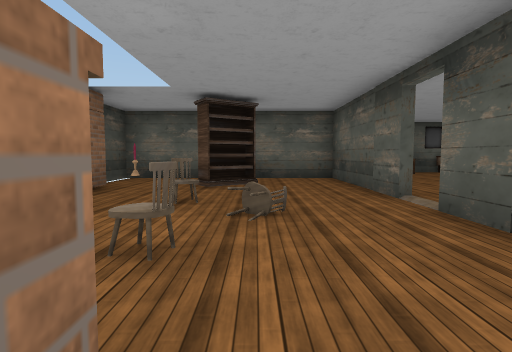
View 1 (above)

19 first-person views from a walk through a 3-D level made in the Unity game engine. The camera is 1.3 m above the floor, tilts 4° down and sees 80° across. The floor is counted in squares, 2 m on a side. Each view is taken from the middle of a square. On the plan, view 1 faces up. The plan holds only what a view shows up to about 10 squares ahead; the rest is blank. The place goes on beyond the plan. The player is left out. Some surface patterns are stand-ins.

View 2
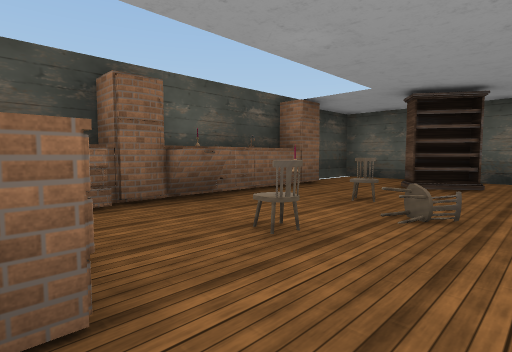

View 3
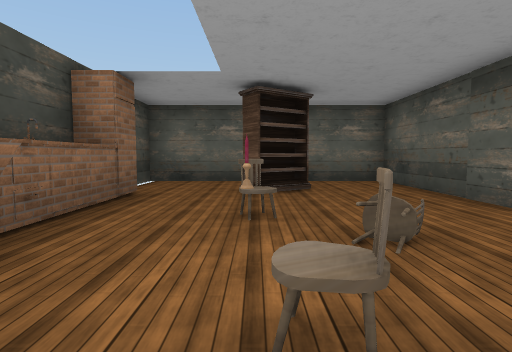

View 4
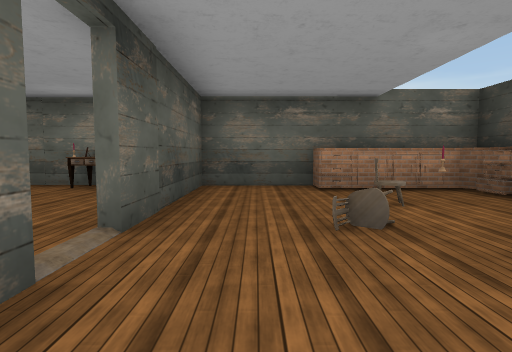

View 5
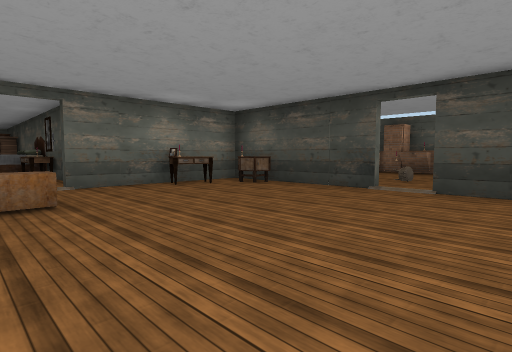

View 6
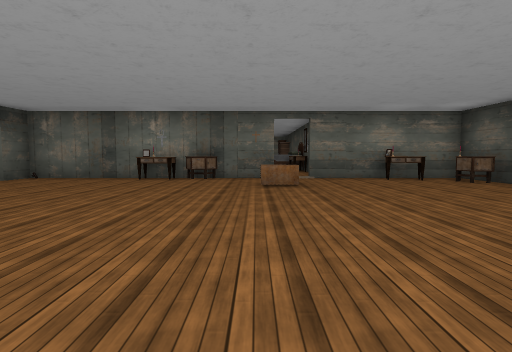

View 7
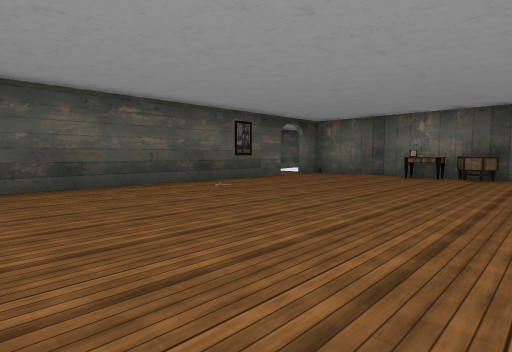

View 8
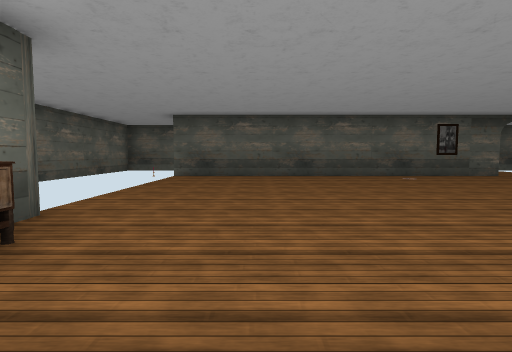

View 9
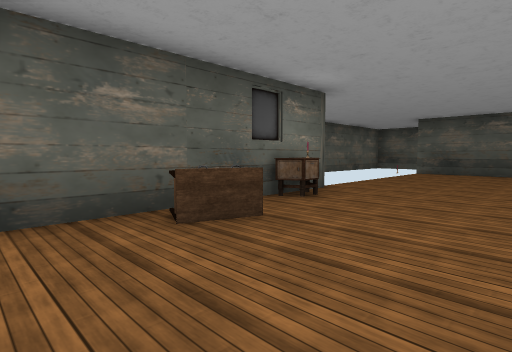

View 10
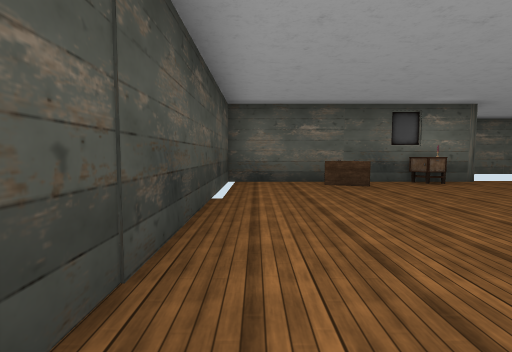

View 11
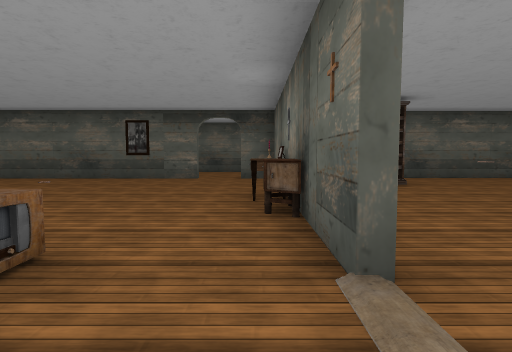

View 12
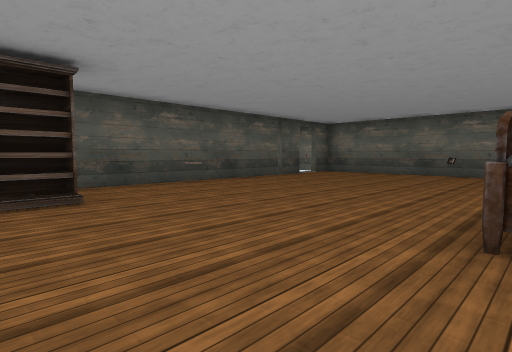

View 13
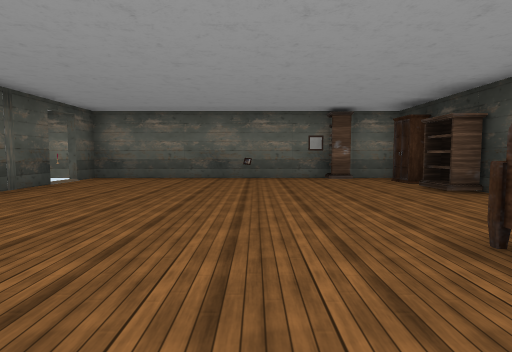

View 14
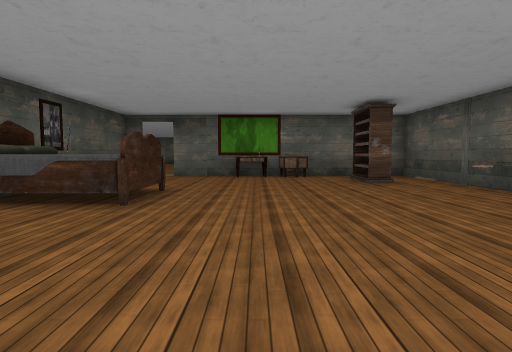

View 15
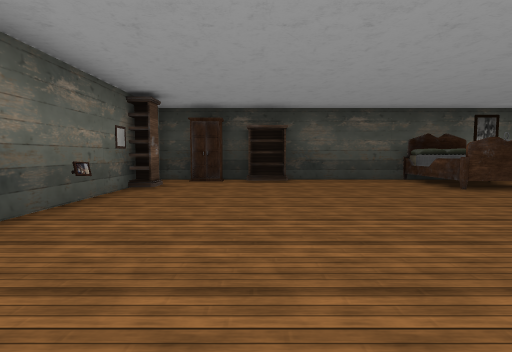

View 16
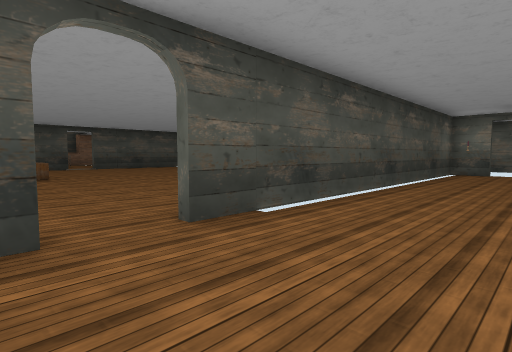

View 17
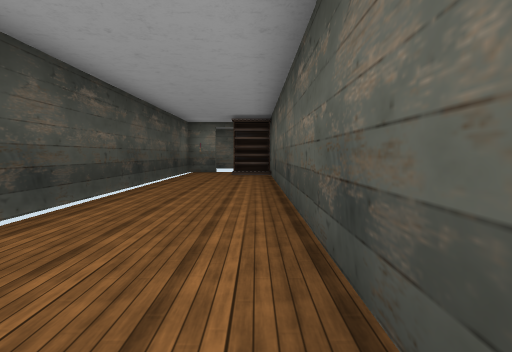

View 18
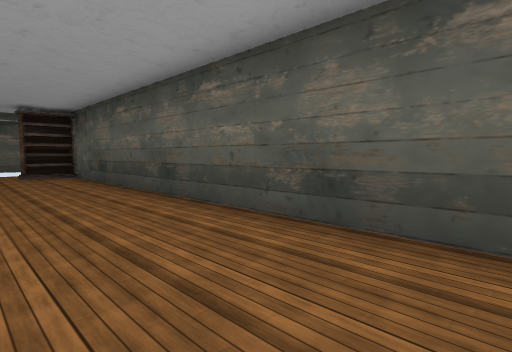

View 19
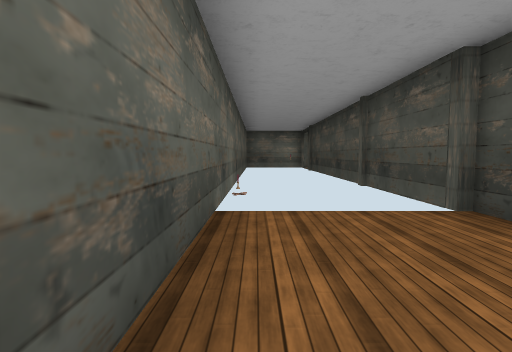

### Floor plan
Points are (right, up) in squares from view 1. A wall is a line through its corners. A room is listed if a view was taken in it or the views show most of it. See-through windows are left out.
Room 1 (views 1, 2, 3, 4)
walls: (-2.6, 2.6) (-2.6, 2.2); (-3, 2.5) (-3, 0.6); (-3, 6.1) (-3, 3.4); (-2.9, 1.8) (-3.1, 0.7) (-2.8, 0.3) (-0.2, 0.3) (-0.2, -0.4); (-3.6, 5.5) (-3.6, 2.5); (2.1, 4.4) (2.1, 8.5) (-3.6, 8.5) (-3.6, 7); (-3.6, -0.5) (2.1, -0.5) (2.1, 3.6)
low walls: (-2.8, 1.4) (-2.8, 0.8)
ways out: opening at (2, 4) to room 2
objects: other object (-1, 2); other object (-1, 3); other object (-1, 4); other object (-1, 6) to (0, 7); other object (0, 3)
Room 2 (views 5, 6, 7, 8, 9, 10, 11)
walls: (8.4, 11.3) (2.2, 11.3); (2.3, 3.6) (2.3, -0.5) (6.5, -0.5); (7.4, -0.5) (9.5, -0.5); (2.3, 10.6) (2.3, 4.5); (11.4, -0.5) (14.3, -0.5) (14.3, 0.5); (14.3, 1.5) (14.3, 11.5)
ways out: opening at (2, 4) to room 1; opening at (7, -1) to room 3; opening at (14, 1) to room 4
objects: other object (3, 0); other object (3, 1); other object (4, 0); other object (5, 11); other object (7, 2) to (8, 2); other object (7, 11); other object (10, 0)
Room 3 (views 12, 13, 14, 15)
walls: (14.5, -9.5) (14.5, -1.5); (6, -4.5) (6, -9.4); (9.6, -0.7) (7.5, -0.7); (14.7, -1.4) (14.7, -7.1); (6, -11.6) (6, -12.5) (14.5, -12.5); (15.1, -12.5) (15.8, -12.5); (14.5, -0.7) (11.5, -0.7); (6, -1) (6, -3.5)
ways out: opening at (7, -1) to room 2
objects: other object (7, -6) to (8, -5); other object (7, -4); other object (8, -13) to (8, -12); other object (10, -12); other object (10, -1); other object (11, -1); other object (13, -3) to (13, -2); other object (15, -10); other object (15, -3)
Room 4 (views 16, 17, 18, 19)
walls: (17.5, 8.4) (17.5, 9.5); (14.5, 0.5) (14.5, -0.7); (14.5, 11.4) (14.5, 1.5); (17.5, -2) (17.5, 6.5)
ways out: opening at (14, 1) to room 2
objects: other object (15, -1); other object (17, 10)

Positions as (right, up) in squares from view 1, and headings:
1: (0, 0), facing up
2: (1, 0), facing up-left
3: (-1, 1), facing up
4: (1, 6), facing down
5: (8, 6), facing down-left
6: (8, 8), facing down
7: (8, 9), facing down-right
8: (5, 9), facing right
9: (3, 8), facing up-right
10: (3, 4), facing up
11: (6, 0), facing right
12: (8, -2), facing down-right
13: (10, -4), facing down
14: (10, -10), facing up
15: (14, -10), facing left
16: (17, 0), facing up-left
17: (17, 0), facing up
18: (15, 0), facing up-right
19: (17, 3), facing down
